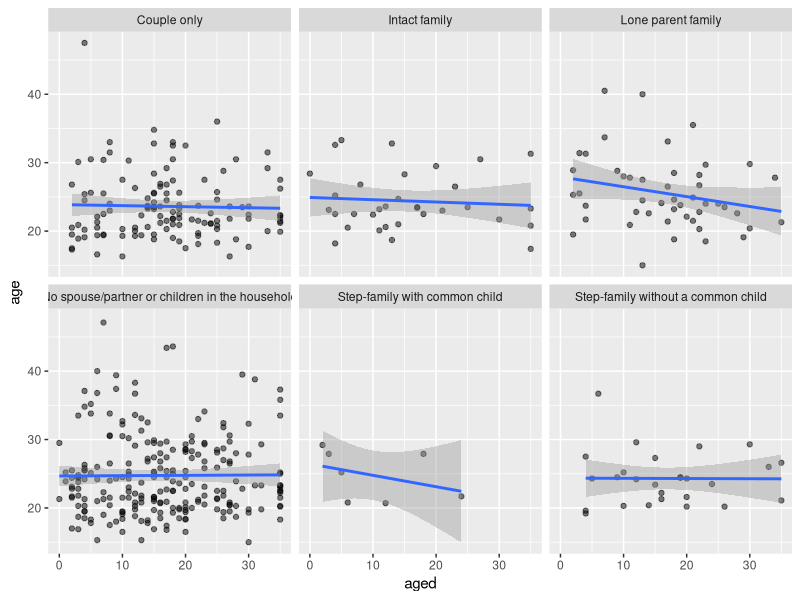
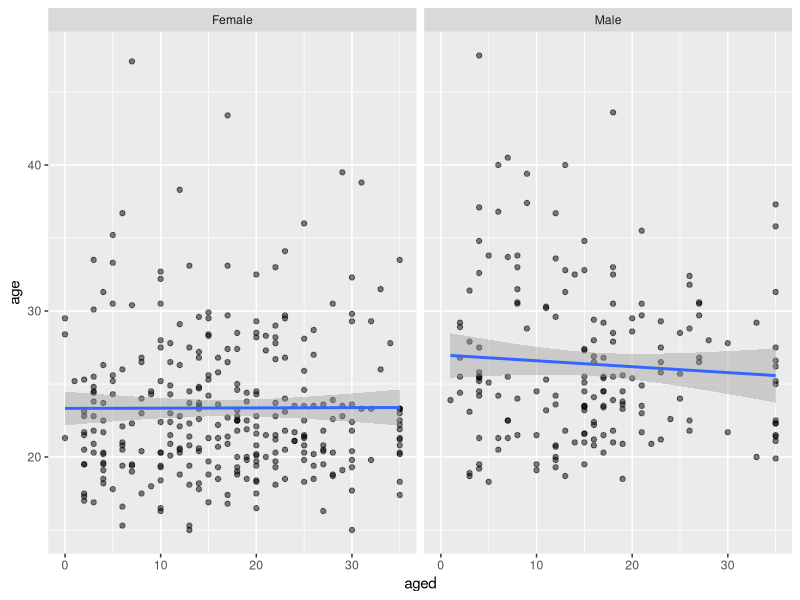

R code for these plots, in order:
## ---- chunk 1
knitr::opts_chunk$set(echo = TRUE)

library(tidyverse)

## ---- chunk 2
raw_data <- readr::read_csv("raw_data.csv"
                     )
names(raw_data)
reduced_data = raw_data %>% 
  select(agema1c,
         famtype,
         sex, 
         apardivc) %>%
  filter(agema1c <= 50,
         apardivc < 96) %>%
  mutate(sex = ifelse(sex == 1, "Male", "Female")) %>%
  mutate(famtype = case_when(
    famtype == 1 ~ "Couple only",
    famtype == 2 ~ "Intact family",
    famtype == 3 ~ "Step-family with common child",
    famtype == 4 ~ "Step-family without a common child",
    famtype == 5 ~ "Lone parent family",
    famtype == 6 ~ "No spouse/partner or children in the household"
  )) %>%
  rename(age = agema1c,
         type = famtype,
         aged = apardivc)
## ---- chunk 3
summary(lm(age ~ sex + aged + type, data = reduced_data))$coefficients
## ---- chunk 4
reduced_data %>% ggplot(aes(x = aged, y = age)) +
  geom_point(alpha = 0.5) +
  geom_smooth(method = "lm", se = TRUE) +
  facet_wrap(~type)
  theme_minimal()
  
reduced_data %>% ggplot(aes(x = aged, y = age)) +
  geom_point(alpha = 0.5) +
  geom_smooth(method = "lm", se = TRUE) +
  facet_wrap(~sex)
  theme_minimal()
